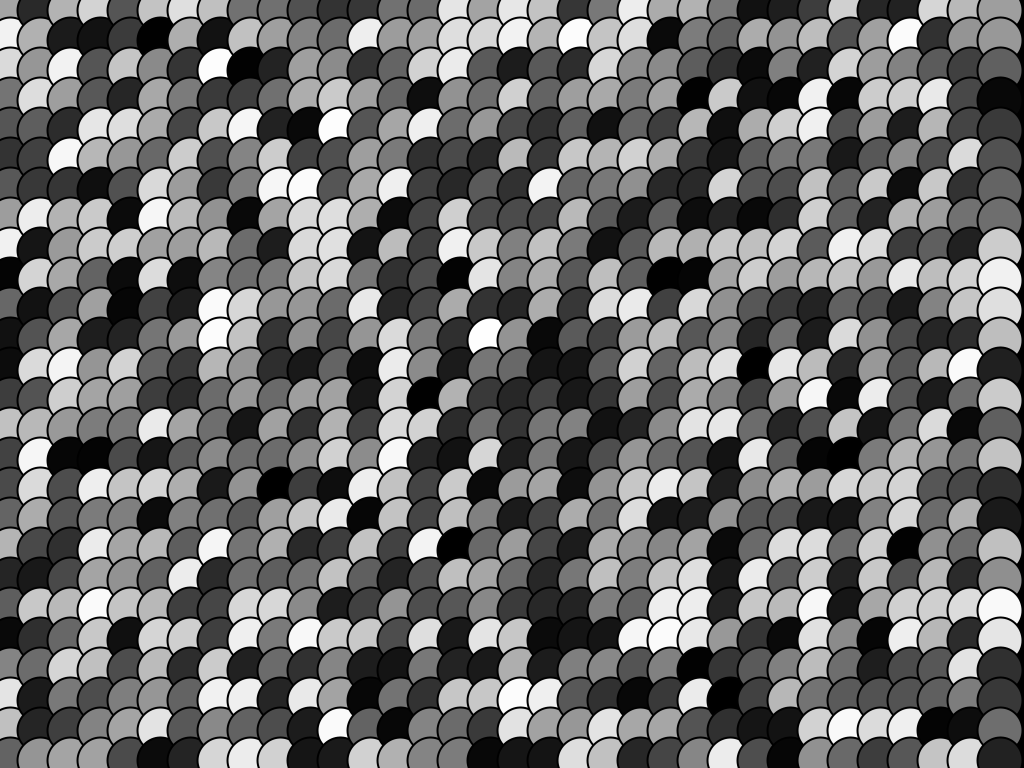
Frame 1 (no input)
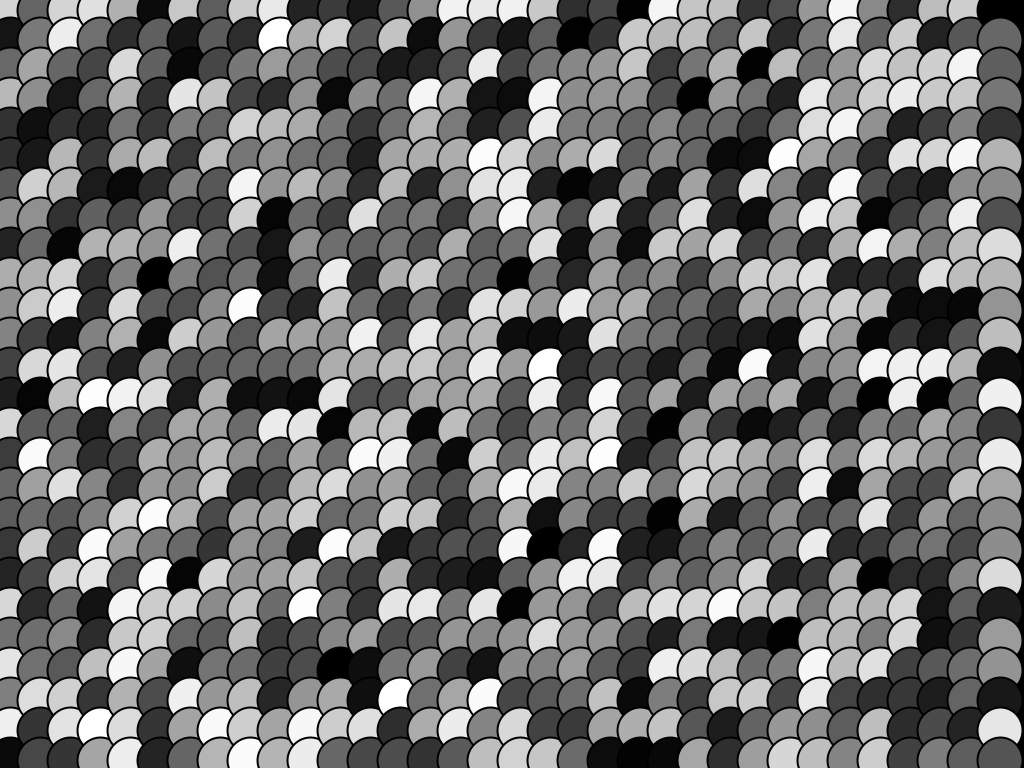
Frame 2 (the mouse pressed at the canvas centre, redrawn once)

The Processing sketch that drew these frames (run headless with seeded random() and noise(); the mouse was pressed at the canvas centre and the sketch redrawn once):

// Processing sketch: processing_148823
// ── processing_148823.pde

// Konkuk University
// Department of Dynamic Media
// SOS iDesign
// Name: KIM Hyemi
// ID: 201420076
 
void setup() {
  size (1024, 768);
  smooth();
  noLoop();
}
 
void draw() {
  background(0);
 
    for (int a = 10; a<1024; a = a+30) {
    for (int b = 10; b<768; b = b+30) {
       
      stroke(0);
      fill(random(255));
      ellipse(a, b, 45, 45);
      fill(random(485));
      strokeWeight(2);
}
}
}
void keyPressed() {
     background(0);
     redraw();
}
